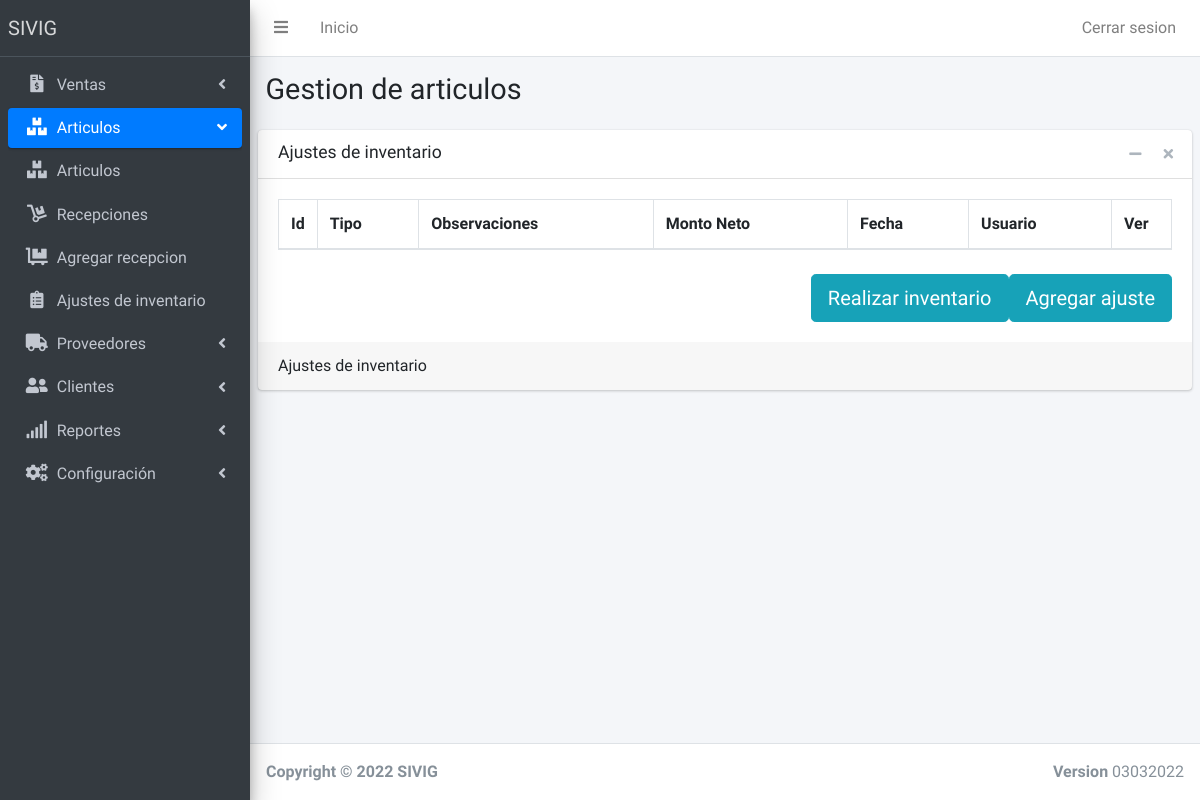
The app's page /AjustesDeInventario (signed in), older data.
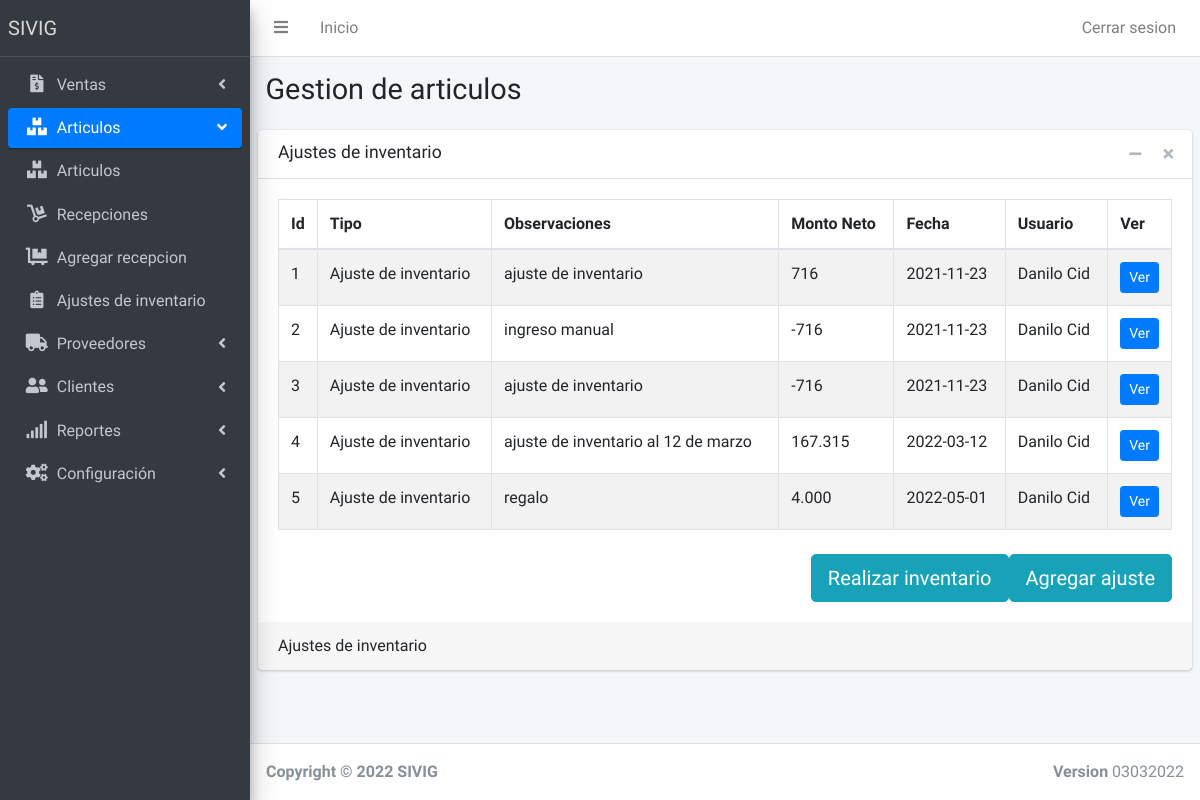
The same page, newer data.
### tables this page shows
CREATE TABLE IF NOT EXISTS `grupospaginas` (
  `idgrupo` int(11) NOT NULL AUTO_INCREMENT,
  `nombregrupo` varchar(120) NOT NULL,
  `imagengrupo` varchar(120) NOT NULL,
  `posicion` int(11) NOT NULL,
  PRIMARY KEY (`idgrupo`)
);

CREATE TABLE IF NOT EXISTS `permisos` (
  `IdPermiso` int(11) NOT NULL AUTO_INCREMENT,
  `IdUsuario` int(11) NOT NULL,
  `Idpagina` int(11) NOT NULL,
  `Permiso` int(11) NOT NULL,
  PRIMARY KEY (`IdPermiso`)
);

CREATE TABLE IF NOT EXISTS `paginas` (
  `IdPagina` int(11) NOT NULL AUTO_INCREMENT,
  `NombrePagina` varchar(120) NOT NULL,
  `Enlacepagina` varchar(120) NOT NULL,
  `Imagen` varchar(60) NOT NULL,
  `grupopagina` int(11) NOT NULL,
  PRIMARY KEY (`IdPagina`)
);

CREATE TABLE IF NOT EXISTS  `ajustes_de_inventario` (
  `id` int(11) NOT NULL AUTO_INCREMENT,
  `tipo_movimiento` int(11) NOT NULL,
  `monto_neto` int(11) NOT NULL,
  `monto_imp` int(11) NOT NULL,
  `observaciones` text NOT NULL,
  `fecha` date NOT NULL,
  `usuario` int(11) NOT NULL,
  PRIMARY KEY (`id`)
);

CREATE TABLE IF NOT EXISTS `tipo_movimiento` (
  `id` int(11) NOT NULL AUTO_INCREMENT,
  `tipo` varchar(60) NOT NULL,
  PRIMARY KEY (`id`)
);

CREATE TABLE IF NOT EXISTS `usuarios` (
  `IdUsuario` int(11) NOT NULL AUTO_INCREMENT,
  `User` varchar(60) NOT NULL,
  `password` varchar(60) NOT NULL,
  `Nombre` varchar(60) NOT NULL,
  `Apellidos` varchar(80) NOT NULL,
  `Activo` int(11) NOT NULL,
  PRIMARY KEY (`IdUsuario`)
);

### Model/dbConection.php (called while the page is built)
<?php
class DB
{
	private $host;
	private $db;
	private $user;
	private $password;
	private $amb = 'DEV';
	public function __construct()
	{
		if ($this->amb == 'DEV') {
			$this->host = 'localhost';
			$this->db = 'sivig';
			$this->user = 'root';
			$this->password = '';
		} else {
			$this->host = 'localhost';
			$this->db = 'orhanoik_SIVIG';
			$this->user = 'orhanoik_sivig';
			$this->password = 'sivig2021-';
		}
	}
	public function connect()
	{
		try {
			$connection = "mysql:host=" . $this->host . ";dbname=" . $this->db;
			$options = [
				PDO::ATTR_ERRMODE => PDO::ERRMODE_EXCEPTION,
				PDO::ATTR_EMULATE_PREPARES => false,
				PDO::MYSQL_ATTR_INIT_COMMAND => "SET NAMES utf8",
			];
			$pdo = new PDO($connection, $this->user, $this->password, $options);
			return $pdo;
		} catch (PDOException $e) {
			print_r('Error conenection: ' . $e->getMessage());
		}
	}
}

### Controller/MenuController.php (called while the page is built, shortened)
<?php
include 'Model/dbConection.php';
class Menu extends DB{
        public function Getpaginas($idusuario, $idgrupo){
        $query = $this->connect()->prepare('SELECT * FROM paginas INNER JOIN permisos on permisos.Idpagina = paginas.IdPagina WHERE permisos.IdUsuario = :idusuario AND permisos.Permiso = 1 AND paginas.grupopagina = :idgrupo');
        $query->execute(['idusuario' => $idusuario, 'idgrupo' => $idgrupo]);
        $menusa = array();
        foreach ($query as $Menua) {
            $m = new Menus();
            $m->NombrePagina = $Menua[1];
            $m->EnlacePagina = $Menua[2];
            $m->IdPagina = $Menua[0];
            $m->ImagenPagina = $Menua['Imagen'];
            $m->GrupoPagina = $Menua[4];
            array_push($menusa, $m);
        }
        return $menusa;
       }
        public function GetGrupoPagina($idpagina){
            $query = $this->connect()->prepare('SELECT grupopagina FROM paginas WHERE Idpagina = :idpagina');
            $query->execute(['idpagina' => $idpagina]);
            foreach ($query as $a) {
                $idgrupo = $a[0];
            }
        return $idgrupo;
    }
        public function GetGrupos(){
            $query = $this->connect()->prepare('SELECT * FROM grupospaginas ORDER BY posicion ASC');
            $query->execute();
            $grupos = array();
            foreach ($query as $g) {
                array_push($grupos, $g);
            }
            return $grupos;
           }
}
?>

### Controller/AjustesDeInventarioController.php (called while the page is built, shortened)
<?php
class AjustesDeInventario extends DB
{
    public function GetAjustes()
    {
        try {
            $query = $this->connect()->prepare('SELECT * FROM ajustes_de_inventario');
            $query->execute();
            $ajustes = array();
            foreach ($query as $a) {
                array_push($ajustes, $a);
            }
            return $ajustes;
        } catch (PDOException $e) {
            print_r('Error conenection: ' . $e->getMessage());
        }
    }
}

### Controller/TipoMovimientoController.php (called while the page is built, shortened)
<?php
Class TiposMovimientos extends DB{
    public function GetTiposMovimientosId($id){
        $query = $this->connect()->prepare('SELECT * FROM tipo_movimiento WHERE id = :id');
            $query->execute(['id' => $id]);
            foreach ($query as $c) {
                $tipo = $c['tipo'];
            }
            return $tipo;
    }
}
?>

### Controller/UsuariosController.php (called while the page is built, shortened)
<?php
class Usuario extends DB{
        public function GetUsuarioPorId($idusuario){
            $query = $this->connect()->prepare('SELECT * FROM usuarios WHERE IdUsuario = :IdUsuario');
            $query->execute(['IdUsuario' => $idusuario]);
            $arrayusuarios = array();
            foreach ($query as $u) {
                array_push($arrayusuarios, $u);
            }
            return $arrayusuarios;
            }
}
?>

### AjustesDeInventario.php (the view, shortened to what this page needs)
<?php
$idpagina = 9;
include 'Includes/partials/header.php';
include 'Includes/partials/menu.php';
include 'Controller/AjustesDeInventarioController.php';
include 'Controller/TipoMovimientoController.php';
include 'Controller/UsuariosController.php';
$ajustes = new AjustesDeInventario();
$tipomovimiento = new TiposMovimientos();
$usuario = new Usuario();
?>
<div class="content-wrapper">
      <section class="content-header">
        <div class="container-fluid">
          <div class="row mb-2">
            <div class="col-sm-6">
              <h1>Gestion de articulos</h1>
            </div>
          </div>
        </div>
      </section>
      <section class="content">
        <div class="card">
          <div class="card-header">
            <h3 class="card-title">Ajustes de inventario</h3>
            <div class="card-tools">
              <button type="button" class="btn btn-tool" data-card-widget="collapse" data-toggle="tooltip" title="Collapse">
                <i class="fas fa-minus"></i></button>
              <button type="button" class="btn btn-tool" data-card-widget="remove" data-toggle="tooltip" title="Remove">
                <i class="fas fa-times"></i></button>
            </div>
          </div>
          <div class="card-body">
            <table id="tabla1" class="table table-bordered table-striped">
              <thead>
                <tr>
                  <th style="width: 20px">Id</th>
                  <th>Tipo</th>
                  <th>Observaciones</th>
                  <th>Monto Neto</th>
                  <th>Fecha</th>
                  <th>Usuario</th>
                  <th style="width: 60px">Ver</th>
                </tr>
              </thead>
              <tbody>
                <?php
                  $ajustesdeinventario = $ajustes->GetAjustes();
                  foreach($ajustesdeinventario as $a){
                    $nombreusuario = $usuario->GetUsuarioPorId($a['usuario']);
                    echo('<tr>
                    <td>'.$a['id'].'</td>
                    <td>'.$tipomovimiento->GetTiposMovimientosId($a['tipo_movimiento']).'</td>
                    <td>'.$a['observaciones'].'</td>
                    <td>'.number_format(($a['monto_neto'] + $a['monto_imp']), 0, ',', '.').'</td>
                    <td>'.$a['fecha'].'</td>
                    <td>'.$nombreusuario[0]['Nombre'].' '.$nombreusuario[0]['Apellidos'].'</td>
                    <td>
                    <form action="VerAjusteDeInventario" method="POST">
                    <input type="hidden" name="id" value="'.$a['id'].'">
                    <button type="submit" class="btn btn-block btn-primary btn-sm" name="Ver" value="Ver">Ver</button>
                    </form>
                    </td>');
                    echo('</tr>');
                  }
                ?>
              </tbody>
            </table>
            <br>
              <div class="float-right">
              <a href="AgregarAjuste" class="btn  btn-lg btn-info"> Agregar ajuste</a>
                  </div>
                  <div class="float-right">
              <a href="AgregarAjuste" class="btn  btn-lg btn-info"> Realizar inventario</a>
                  </div>
          </div>
          <div class="card-footer">
          Ajustes de inventario
          </div>
        </div>
      </section>
    </div>
  <?php
  include 'Includes/partials/footer.php';
  ?>

### Includes/partials/header.php (shortened to what this page needs)
<!DOCTYPE html>
<html lang="es">
<head>
  <link rel="stylesheet" href="Includes/plugins/fontawesome-free/css/all.min.css">
  <link rel="stylesheet" href="https://code.ionicframework.com/ionicons/2.0.1/css/ionicons.min.css">
  <link rel="stylesheet" href="Includes/plugins/datatables-bs4/css/dataTables.bootstrap4.css">
  <link rel="stylesheet" href="Includes/css/adminlte.min.css">
  <link rel="stylesheet" href="Includes/plugins/select2/css/select2.min.css">
  <link rel="stylesheet" href="Includes/plugins/select2-bootstrap4-theme/select2-bootstrap4.min.css">
</head>
<body class="hold-transition sidebar-mini">

### Includes/partials/menu.php (shortened to what this page needs)
<div class="wrapper">
    <nav class="main-header navbar navbar-expand navbar-white navbar-light">
      <ul class="navbar-nav">
        <li class="nav-item">
          <a class="nav-link" data-widget="pushmenu" href="#"><i class="fas fa-bars"></i></a>
        </li>
        <li class="nav-item d-none d-sm-inline-block">
          <a href="index" class="nav-link">Inicio</a>
        </li>
      </ul>
      <ul class="navbar-nav ml-auto">
        <li class="nav-item d-none d-sm-inline-block">
          <a href="Controller/LogoutController.php" class="nav-link">Cerrar sesion</a>
        </li>
      </ul>
    </nav>
    <aside class="main-sidebar sidebar-dark-primary elevation-4">
      <a href="./" class="brand-link">
        <span class="brand-text font-weight-light">SIVIG</span>
      </a>
      <div class="sidebar">
        <nav class="mt-2">
          <ul class="nav nav-pills nav-sidebar flex-column" data-widget="treeview" role="menu" data-accordion="false">
                 <li class="nav-item has-treeview">
                <?php
        require './Controller/MenuController.php';
        $menu = new Menu();
        $activo = "";
        $activog = "";
        $open = "";
        $grupos = $menu->GetGrupos();
        if ($idpagina == 0) {
          $idgrupoactivo = 0;
        }else{
          $idgrupoactivo = $menu->GetGrupoPagina($idpagina);
        }
        foreach ($grupos as $g) {
          if($idgrupoactivo === $g['idgrupo']){
            $activog = "active";
            $open = "menu-open";
          }else{
            $activog = "";
            $open = "";
          }
          echo '
          <li class="nav-item has-treeview '.$open.'">
          <a href="#" class="nav-link '.$activog.'">
            <i class="nav-icon '. $g['imagengrupo'] .'"></i>
            <p>
              '. $g['nombregrupo'].'
              <i class="right fas fa-angle-left"></i>
            </p>
          </a>
          <ul class="nav nav-treeview">';
          $datos = $menu->Getpaginas($_SESSION['id'], $g['idgrupo']);
          foreach ($datos as $n) {
            if($idpagina === $n->IdPagina){
              $activo = "active";
            }else{
              $activo = "";
            }
            echo '
            <li class="nav-item">
            <a href="'. $n->EnlacePagina.'" class="nav-link '. $activo.'">
              <i class="nav-icon '. $n->ImagenPagina.'"></i>
              <p>
              '. $n->NombrePagina.'
              </p>
            </a>
          </li>
          ';
      }
      echo '
          </ul>
         ';
      echo '
      </li>
     ';
        }
        ?>
                </ul>
        </nav>
      </div>
    </aside>

### Includes/partials/footer.php (shortened to what this page needs)
<footer class="main-footer">
    <div class="float-right d-none d-sm-block">
        <b>Version</b> 03032022
    </div>
    <strong>Copyright &copy; 2022 SIVIG</strong>
</footer>
</div>
</body>
</html>

Row changes from the older to the newer data that the page shows:
added ajustes_de_inventario: id "1", tipo_movimiento.tipo "Ajuste de inventario", observaciones "ajuste de inventario", $a['monto_neto'] + $a['monto_imp'] "716", fecha "2021-11-23", usuarios.Nombre "Danilo", usuarios.Apellidos "Cid"
added ajustes_de_inventario: id "2", GetTiposMovimientosId "Ajuste de inventario", observaciones "ingreso manual", $a['monto_neto'] + $a['monto_imp'] "-716", fecha "2021-11-23", usuarios.Nombre "Danilo", usuarios.Apellidos "Cid"
added ajustes_de_inventario: id "3", GetTiposMovimientosId "Ajuste de inventario", observaciones "ajuste de inventario", $a['monto_neto'] + $a['monto_imp'] "-716", fecha "2021-11-23", usuarios.Nombre "Danilo", usuarios.Apellidos "Cid"
added ajustes_de_inventario: id "4", GetTiposMovimientosId "Ajuste de inventario", observaciones "ajuste de inventario al 12 de marzo", $a['monto_neto'] + $a['monto_imp'] "167.315", fecha "2022-03-12", usuarios.Nombre "Danilo", usuarios.Apellidos "Cid"
added ajustes_de_inventario: id "5", GetTiposMovimientosId "Ajuste de inventario", observaciones "regalo", $a['monto_neto'] + $a['monto_imp'] "4.000", fecha "2022-05-01", usuarios.Nombre "Danilo", usuarios.Apellidos "Cid"
